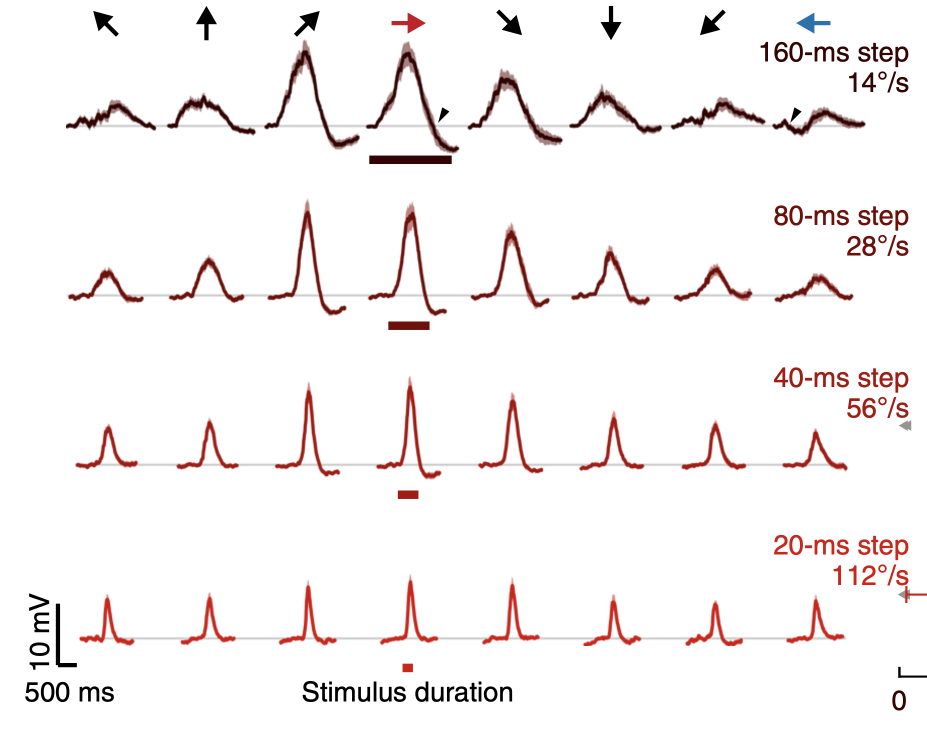
#> input picture figure_digitization/gruntman18/1c.png, 1854 x 1472 px (shown at 1/2 size)
$ python 1c.py
#> lines starting #> are read from the running program, lines starting #| are printed output that depends on the picture
"""Digitize Gruntman et al. 2018 Fig. 1c population Vm traces from 1c.png.

Fig. 1c is a 4 (step duration / speed) x 8 (motion direction, PD-aligned to
rightward) grid of mean +/- SEM membrane-potential traces.

Method
------
1. Panel geometry is hand-measured on 1c.png around the 32 traces.  In
   particular, the first row starts above the tall 45/90-degree peaks; the
   previous crop clipped both peaks and shifted every direction one column.
2. Scale bars bottom-left: 500 ms = 41 px, 10 mV = 122 px.
3. Each row has a repeatedly printed core trace colour.  Per panel, retain the
   largest connected component of that colour, then take its median y in each
   x-column.  This intentionally figure-specific patch excludes direction text
   and the solid stimulus-duration bars without building a general digitizer.
4. Baseline = gray horizontal rule; up = positive Vm; subtract the first
   sample so each trace starts at 0.
4. Write long CSV + verification PNG as 1c_digitized.*.

Run:  ../.venv/bin/python 1c.py
      ../.venv/bin/python 1c.py --debug
"""

from __future__ import annotations

import argparse
from pathlib import Path

import matplotlib

matplotlib.use("Agg")
import matplotlib.pyplot as plt
import numpy as np
import pandas as pd
from PIL import Image
from scipy.ndimage import label, median_filter

HERE = Path(__file__).resolve().parent
DEFAULT_IMAGE = HERE / "1c.png"
FIGURE = "1c"
OUT_STEM = HERE / f"{FIGURE}_digitized"

# Scale bars in 1c.png (bottom-left).  Pixel coordinates are measured between
# the centre lines of the black bars: x=112..153 and y=1207..1329.
PX_PER_MS = 41.0 / 500.0
PX_PER_MV = 122.0 / 10.0
MIN_TRACE_POINTS = 30

# Hand-measured trace panels in 1c.png.  These are deliberately not equal-sized
# generic grid cells: they surround the actual traces and exclude labels.
PANEL_X = (
    (120, 320),
    (320, 520),
    (520, 720),
    (720, 920),
    (920, 1128),
    (1128, 1328),
    (1328, 1528),
    (1528, 1732),
)
ROW_Y = (80, 360, 720, 1060, 1310)

# Exact core ink colours repeated across every trace in a row.  The SEM ribbon
# and anti-aliasing have other colours; using the core keeps the extracted
# values on the printed mean line rather than on a ribbon edge.
TRACE_CORE_RGB = (
    np.array((50, 4, 2), dtype=float),
    np.array((107, 17, 10), dtype=float),
    np.array((157, 30, 20), dtype=float),
    np.array((197, 41, 28), dtype=float),
)
TRACE_CORE_MAX_DISTANCE = 22.0

DIRECTIONS_DEG = ("315", "0", "45", "90", "135", "180", "225", "270")
ROWS = (
    (160, 14),
    (80, 28),
    (40, 56),
    (20, 112),
)


def trace_mask(rgb: np.ndarray, row_idx: int) -> np.ndarray:
    delta = rgb.astype(float) - TRACE_CORE_RGB[row_idx]
    return np.sqrt(np.sum(delta * delta, axis=2)) <= TRACE_CORE_MAX_DISTANCE


def largest_trace_component(mask: np.ndarray) -> np.ndarray:
    """Keep the widest 1c ink component and discard labels/stimulus bars.

    The stimulus bars contain more pixels than some traces, but are always
    horizontally shorter.  Selecting by x span also preserves the genuine
    below-baseline tails of the 160-ms traces.
    """
    labels, n_label = label(mask, structure=np.ones((3, 3), dtype=int))
    if n_label == 0:
        return np.zeros_like(mask)
    best_label = 0
    best_score = (-1, -1)
    for component_id in range(1, n_label + 1):
        ys, xs = np.where(labels == component_id)
        if len(xs) == 0:
            continue
        score = (int(xs.max() - xs.min()), len(xs))
        if score > best_score:
            best_label = component_id
            best_score = score
    return labels == best_label


def baseline_y(panel: np.ndarray) -> float:
    gray = panel.mean(2)
    red = panel[:, :, 0]
    green = panel[:, :, 1]
    blue = panel[:, :, 2]
    mx = np.maximum(np.maximum(red, green), blue)
    mn = np.minimum(np.minimum(red, green), blue)
    sat = (mx - mn).astype(float) / (mx + 1e-6)
    rule = (sat < 0.08) & (gray > 140) & (gray < 210)
    ys = np.where(rule.sum(1) > panel.shape[1] * 0.30)[0]
    if len(ys):
        return float(np.median(ys))
    return float(panel.shape[0] * 0.75)


def trace_x_span(mask: np.ndarray) -> tuple[int, int] | tuple[None, None]:
    active = np.where(mask.any(0))[0]
    if len(active) < 40:
        return None, None
    return int(active[0]), int(active[-1])


def extract_panel(
    panel: np.ndarray,
    row_idx: int,
) -> tuple[np.ndarray, np.ndarray] | tuple[None, None]:
    mask = largest_trace_component(trace_mask(panel, row_idx))
    xl, xr = trace_x_span(mask)
    if xl is None:
        return None, None
    xs, ys = [], []
    for x in range(xl, xr + 1):
        rows = np.where(mask[:, x])[0]
        if len(rows) < 1:
            continue
        y = float(np.median(rows))
        xs.append(float(x))
        ys.append(y)
    if len(xs) < MIN_TRACE_POINTS:
        return None, None
    xs_arr = np.asarray(xs)
    ys_arr = median_filter(np.asarray(ys, dtype=float), size=5)
    base = baseline_y(panel)
    vm_mv = (base - ys_arr) / PX_PER_MV
    vm_mv = vm_mv - vm_mv[0]
    time_ms = (xs_arr - xl) / PX_PER_MS
    return time_ms, vm_mv


def digitize(img: np.ndarray) -> pd.DataFrame:
    rows: list[dict] = []
    for row_idx, (step_ms, speed_dps) in enumerate(ROWS):
        y0, y1 = ROW_Y[row_idx], ROW_Y[row_idx + 1]
        for col_idx, direction_deg in enumerate(DIRECTIONS_DEG):
            x0, x1 = PANEL_X[col_idx]
            panel = img[y0:y1, x0:x1]
            time_ms, vm_mv = extract_panel(panel, row_idx)
            if time_ms is None:
                print(
                    f"  !! no trace for step={step_ms}ms dir={direction_deg}°"
                )
                continue
            trace_id = f"step{step_ms}_dir{direction_deg}"
            for time_i, vm_i in zip(time_ms, vm_mv):
                rows.append(
                    {
                        "trace_id": trace_id,
                        "step_ms": step_ms,
                        "speed_dps": speed_dps,
                        "direction_deg": direction_deg,
                        "time_ms": float(time_i),
                        "vm_mv": float(vm_i),
                    }
                )
            print(
                f"  step={step_ms:3d}ms dir={direction_deg:>3s}° "
                f"n={len(time_ms):3d} peak={vm_mv.max():5.1f} mV"
            )
    return pd.DataFrame(rows)


def plot_check(df: pd.DataFrame, path: Path) -> None:
    fig, axes = plt.subplots(4, 8, figsize=(16, 8), sharex=True, sharey=True)
    ymax = max(5.0, float(df.vm_mv.max()) * 1.1) if not df.empty else 10.0
    ymin = min(-1.0, float(df.vm_mv.min()) * 1.1) if not df.empty else -1.0
    xmax = max(500.0, float(df.time_ms.max())) if not df.empty else 2500.0
    x_stop = float(np.ceil(xmax / 500.0) * 500.0)
    x_ticks = np.arange(0.0, x_stop + 1.0, 500.0)
    y_start = float(np.floor(ymin / 2.0) * 2.0)
    y_stop = float(np.ceil(ymax / 2.0) * 2.0)
    y_ticks = np.arange(y_start, y_stop + 1.0, 2.0)
    for row_idx, (step_ms, speed_dps) in enumerate(ROWS):
        for col_idx, direction_deg in enumerate(DIRECTIONS_DEG):
            ax = axes[row_idx, col_idx]
            trace_id = f"step{step_ms}_dir{direction_deg}"
            sub = df[df.trace_id == trace_id].sort_values("time_ms")
            if not sub.empty:
                color = (
                    "red"
                    if direction_deg == "90"
                    else "blue"
                    if direction_deg == "270"
                    else "0.45"
                )
                ax.plot(sub.time_ms, sub.vm_mv, color=color, lw=1.0)
            ax.axhline(0, color="0.85", lw=0.4)
            if row_idx == 0:
                ax.set_title(f"{direction_deg}°", fontsize=8)
            if col_idx == 0:
                ax.set_ylabel(f"{step_ms} ms\n{speed_dps}°/s", fontsize=7)
            ax.set_ylim(ymin, ymax)
            ax.set_xlim(0.0, x_stop)
            ax.set_xticks(x_ticks)
            ax.set_yticks(y_ticks)
            ax.tick_params(axis="both", labelsize=6, length=2)
    fig.suptitle("Gruntman 2018 Fig. 1c (digitized population Vm)", y=0.98)
    fig.supxlabel("Time (ms)", fontsize=9)
    fig.supylabel("Vm (mV)", fontsize=9)
    fig.tight_layout()
    fig.savefig(path, dpi=140)
    plt.close(fig)


def save_debug(img: np.ndarray, path: Path) -> None:
    fig, ax = plt.subplots(figsize=(16, 10))
    ax.imshow(img)
    for x0, x1 in PANEL_X:
        ax.axvline(x0, color="lime", lw=1.0)
        ax.axvline(x1, color="lime", lw=1.0)
    for y in ROW_Y:
        ax.axhline(y, color="magenta", lw=1.0)
    ax.set_title("lime=column bounds, magenta=row bounds")
    fig.tight_layout()
    fig.savefig(path, dpi=120)
    plt.close(fig)


def parse_args() -> argparse.Namespace:
    parser = argparse.ArgumentParser(description=__doc__)
    parser.add_argument("--image", type=Path, default=DEFAULT_IMAGE)
    parser.add_argument("--out", type=Path, default=OUT_STEM)
    parser.add_argument("--debug", action="store_true")
    return parser.parse_args()


def main() -> int:
    args = parse_args()
    img = np.array(Image.open(args.image).convert("RGB"))
    print(f"loaded {args.image.name}  {img.shape[1]}x{img.shape[0]}")
#| loaded 1c.png  1854x1472
    df = digitize(img)
#> after the loop in digitize, `for row_idx, (step_ms, speed_dps) in enumerate(ROWS):`:
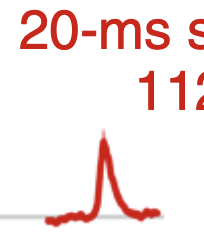
#> panel: shape (250, 204, 3); mean R, G, B 249.1, 234.5, 233.4
#> after the loop in digitize, `for row_idx, (step_ms, speed_dps) in enumerate(ROWS):`: rows = 4555 items
#> df = table of 4555 rows and 6 columns
    csv_path = args.out.with_suffix(".csv")
    png_path = args.out.with_suffix(".png")
    df.to_csv(csv_path, index=False)
    plot_check(df, png_path)
#> in plot_check, `fig.savefig(path, dpi=140)`:
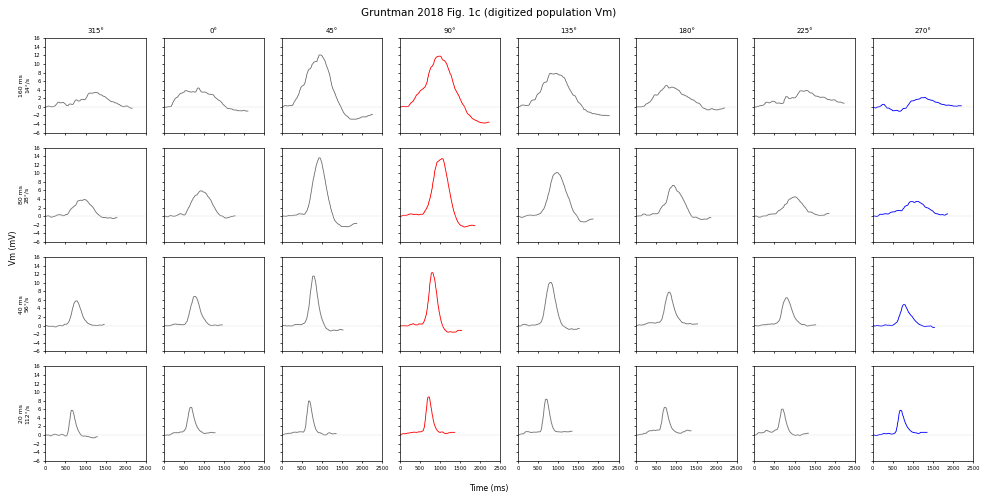
#> figure drawn by matplotlib, 32 panels; panel 25: curve peaks at x = 646.3, y = 5.74
    if args.debug:
        save_debug(img, args.out.with_name(args.out.name + "_debug.png"))
    n_trace = df.trace_id.nunique() if not df.empty else 0
#> n_trace = 32
    print(f"wrote {csv_path}  ({len(df)} rows, {n_trace} traces)")
#| wrote figure_digitization/gruntman18/1c_digitized.csv  (4555 rows, 32 traces)
    print(f"wrote {png_path}")
    return 0 if n_trace >= 30 else 1


if __name__ == "__main__":
    raise SystemExit(main())
#> (the program exits here)
